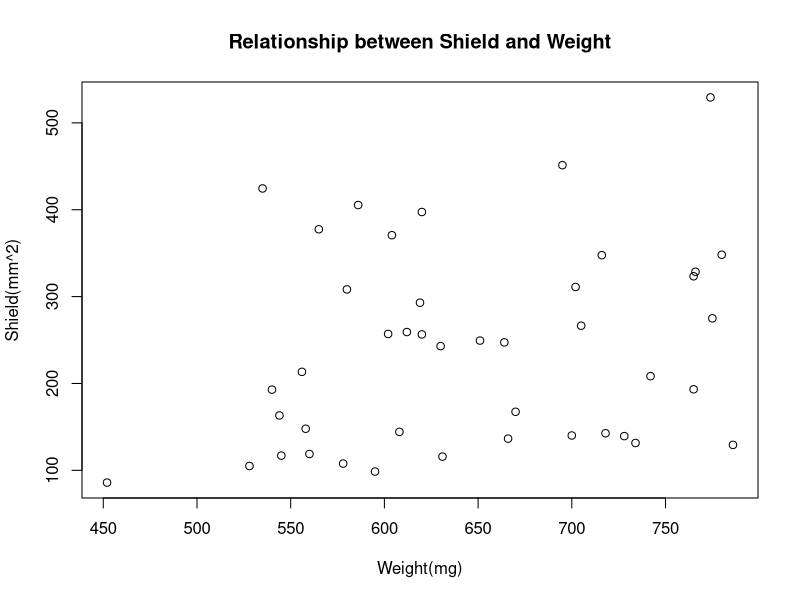
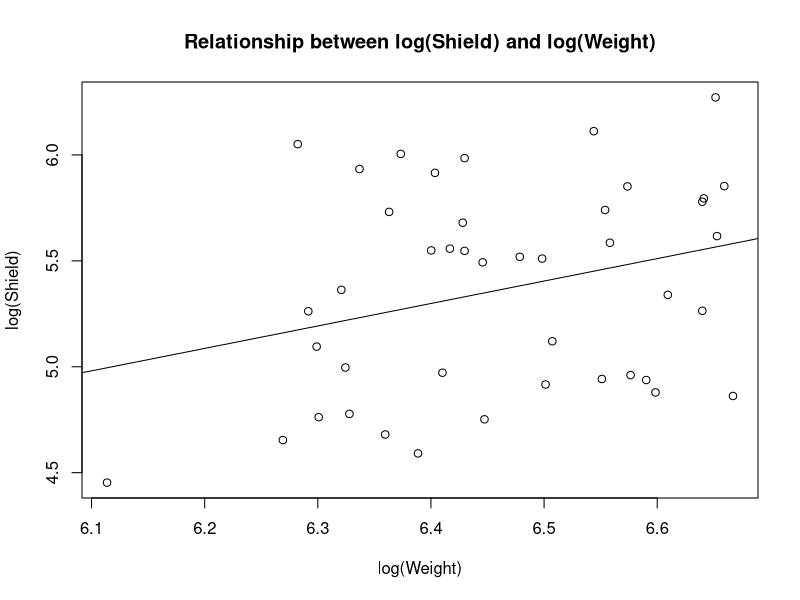
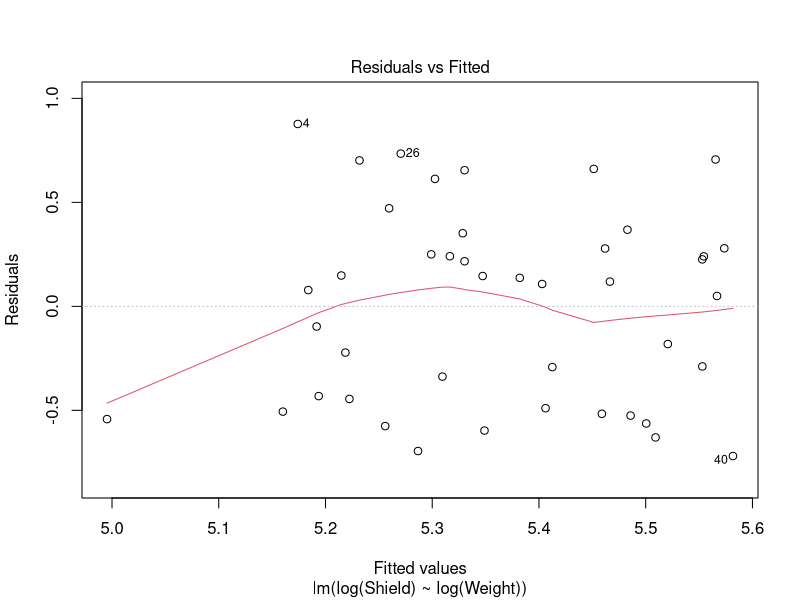
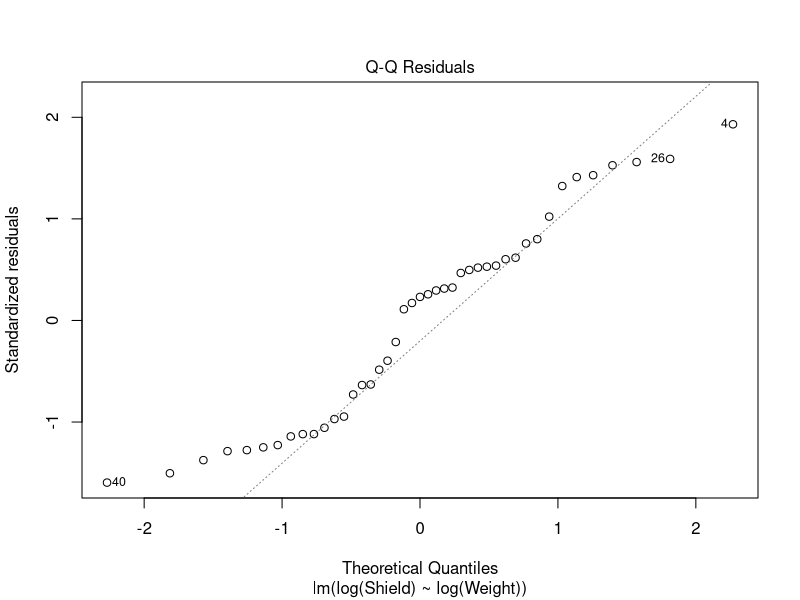
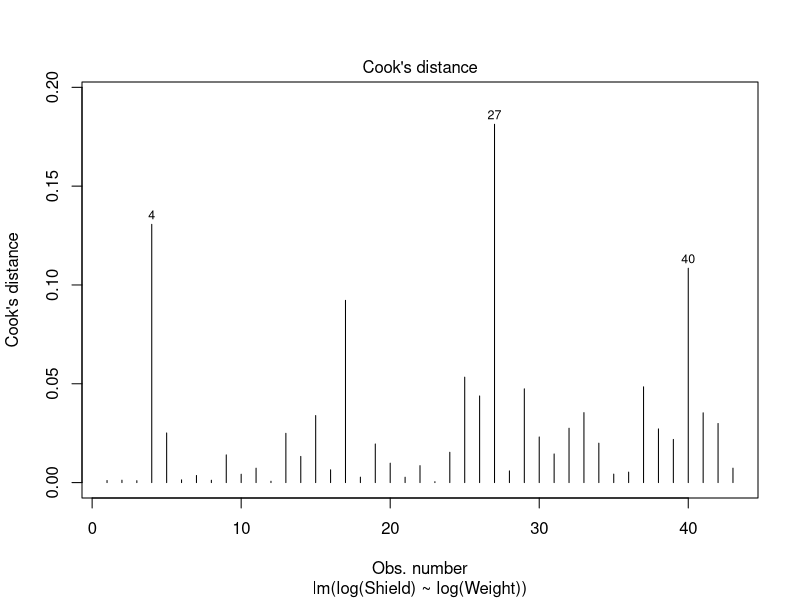
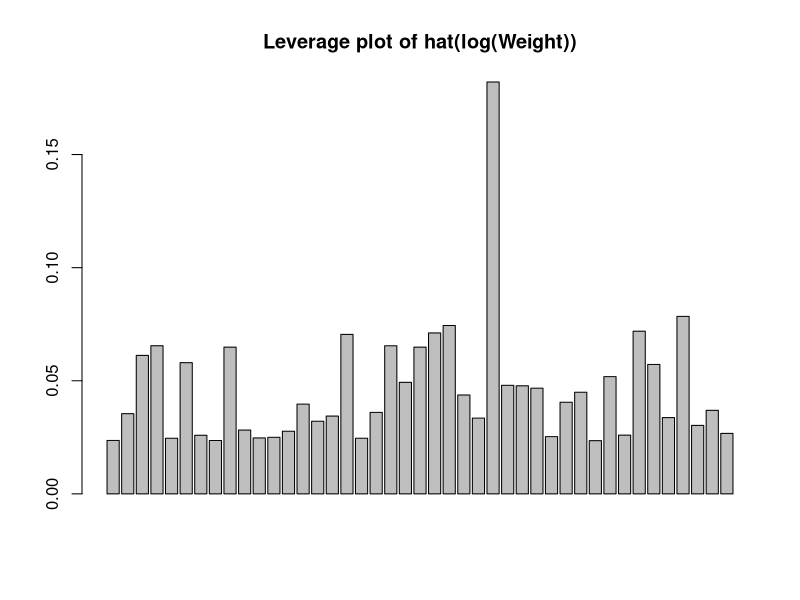
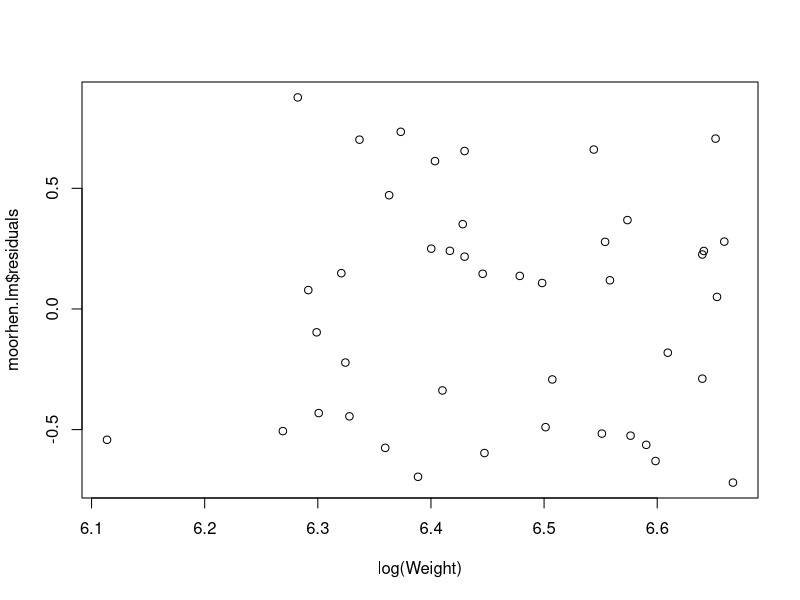
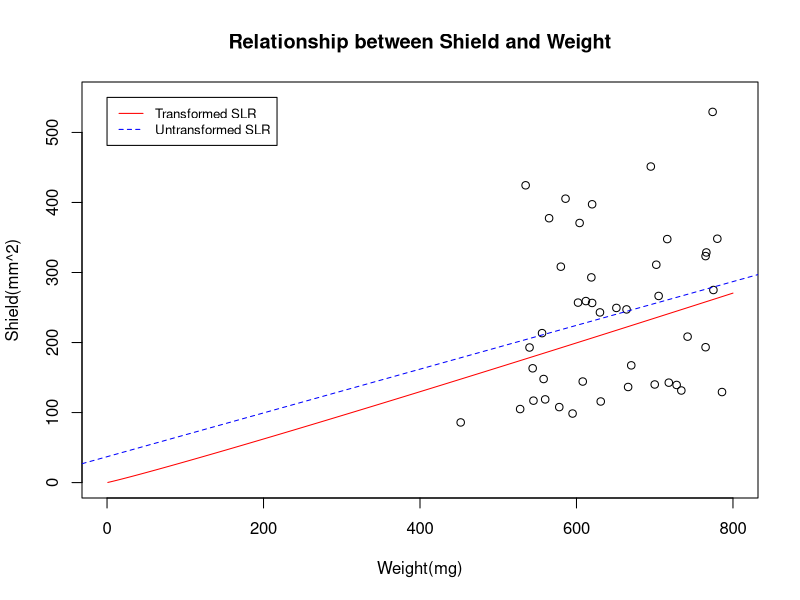

Source code (R) for these figures, in order: (Note: this script raises an error after producing the figures.)
# Code for Assignment1 STAT4038 - Dingying Li
moorhen<-read.csv('moorhen.csv',header = T)
attach(moorhen)

# Q1 A Plot shield against weight

plot(Weight,Shield,xlab='Weight(mg)', ylab='Shield(mm^2)', main='Relationship between Shield and Weight')
identify(Weight,Shield)

# Q1 B
cor.test(Weight, Shield)
#cor.test(Shield, Weight)

# Q1 C
log(Weight)
log(Shield)
plot(log(Weight), log(Shield), main='Relationship between log(Shield) and log(Weight)')
identify(log(Weight), log(Shield))

#plot(log(Weight[-c(27)]), log(Shield[-c(27)]))
cor.test(log(Weight), log(Shield)) # t = 1.9709, max!
cor.test((Weight), log(Shield))
cor.test(log(Weight), (Shield))
cor.test(sqrt(Weight), sqrt(Shield))
cor.test((Weight), sqrt(Shield))
cor.test(sqrt(Weight), (Shield))

# Q1 D
moorhen.lm <-lm(log(Shield)~log(Weight))
summary(moorhen.lm)
abline(moorhen.lm$coefficients)
plot(moorhen.lm, which=1)
plot(moorhen.lm, which=2)
plot(moorhen.lm, which=4)
barplot(hat(log(Weight)), main='Leverage plot of hat(log(Weight))')

plot(log(Weight), moorhen.lm$residuals)

# Q1 E
anova(moorhen.lm)

# Q1 F
summary(moorhen.lm)

# Q1 G
moorhen_non.lm <- lm(Shield ~ Weight)
plot(Weight,Shield, xlim=c(0,800), ylim=c(0,550), main='Relationship between Shield and Weight', xlab='Weight(mg)', ylab='Shield(mm^2)')
arr <- c(1:800)
pred <- predict(moorhen.lm, newdata=data.frame(Weight=arr))
lines(arr,exp(pred[order(pred)]),col='red')
abline(moorhen_non.lm$coefficients, col='blue', lty=2)
legend(0,550,legend=c('Transformed SLR','Untransformed SLR'),
       col=c('red','blue'), lty=1:2, box.lty=1, cex=0.8)


#Q2 A
fat<-read.csv('fat.csv',header=TRUE)
attach(fat)
plot(BMI,body.fat,main='Relationship between body.fat and BMI')
cor.test(BMI,body.fat)

#Q2 B
fat.lm<- lm(body.fat~BMI)
plot(fat.lm)
plot(fat.lm, which=1)
plot(fat.lm, which=2)
plot(fat.lm, which=4) # cook's distance


#Q2 C
fat.log.lm <- lm(body.fat~log(BMI))
plot(fat.log.lm, which=1)
plot(fat.log.lm, which=2)
plot(fat.log.lm, which=4)
fat.loglog.lm <- lm(log(body.fat) ~ log(BMI))
(body.fat)

#Q2 D
anova(fat.log.lm)
summary(fat.log.lm)

#Q2 E
plot(log(BMI),body.fat,main='Relationship between body.fat and log(BMI)',xlim=c(2.7,3.9))

log_BMI = log(BMI)
fat_log.lm <- lm(body.fat~log_BMI)
abline(fat.log.lm$coefficients)
bmi_predict <- c(17.25, 21.75, 27.5, 32.5)
bmi_log <- log(bmi_predict)
confidence <- predict(fat_log.lm, 
newdata=data.frame(log_BMI=bmi_log), interval='confidence')
confidence

arr_bmi <- c(15:50)
confidence_plot <- predict(fat_log.lm,
newdata=data.frame(log_BMI=log(arr_bmi)),interval='confidence')
prediction_plot <- predict(fat_log.lm,
newdata=data.frame(log_BMI=log(arr_bmi)),interval='prediction')
lines(log(arr_bmi),prediction_plot[,1],lty=1)
lines(log(arr_bmi),prediction_plot[,2],lty=2)
lines(log(arr_bmi),prediction_plot[,3],lty=2)
lines(log(arr_bmi),confidence_plot[,2],lty=3)
lines(log(arr_bmi),confidence_plot[,3],lty=3)
abline(v=log(bmi_predict),lty=4)
legend(2.7,45,legend=c('SLR model','prediction interval','confidence interval','predicted values'), 
       col='black',lty=c(1,2,3,4), box.lty=1, cex=0.8)

